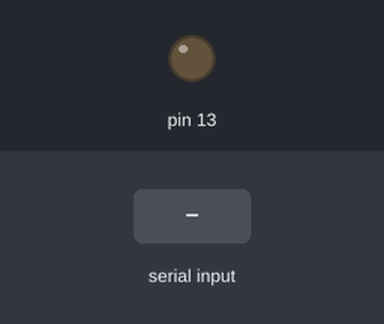
Bench run of a sketch on a simulated Arduino Uno, built with avr-gcc and run on an emulated ATmega328P. Shown: output pins drawn as LEDs (lit = HIGH). Dashed ring = blinking. The inputs (shaded band) are chosen by the test bench.

Above: at 1.2 s.
1.3 s: byte 30 received over Serial
At 1.4 s:
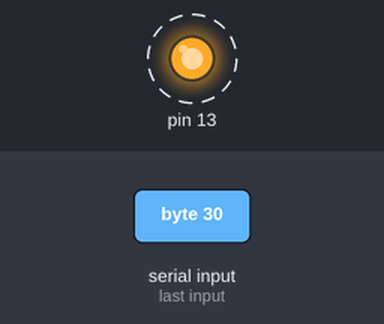
Timing chart, 0 to 10.3 s (numbered marks = the images above; inputs shaded):
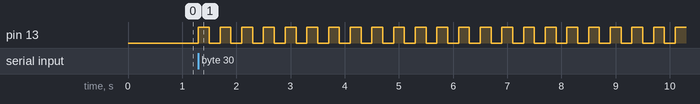

The sketch:

blink_serial_java.ino
```cpp
void setup()
{
  Serial.begin(9600);
  pinMode(13, OUTPUT);
}
//--------------------------
void loop()
{
  byte inByte;
  if(Serial.available())
  {
    inByte = Serial.read();
    for(byte i=1; i<=inByte*2; i++)
    {
      digitalWrite(13, !digitalRead(13));
      delay(200);
    }
  }
}
```

Measured:
- after the input at 1.3 s, pin 13: alternates HIGH for 0.20 s and LOW for 0.20 s, starting at once
